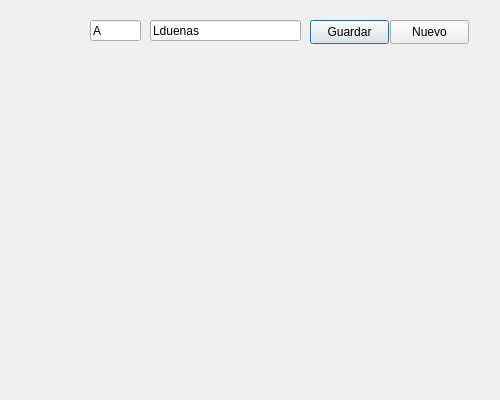
<?xml version="1.0" encoding="UTF-8"?>
<ui version="4.0">
 <class>dlgDemo18</class>
 <widget class="QDialog" name="dlgDemo18">
  <property name="geometry">
   <rect>
    <x>0</x>
    <y>0</y>
    <width>500</width>
    <height>400</height>
   </rect>
  </property>
  <property name="windowTitle">
   <string>Dibujar y Crear Archivos con Caracteres</string>
  </property>
  <widget class="QPushButton" name="btnGuardar">
   <property name="geometry">
    <rect>
     <x>310</x>
     <y>20</y>
     <width>79</width>
     <height>24</height>
    </rect>
   </property>
   <property name="text">
    <string>Guardar</string>
   </property>
  </widget>
  <widget class="QPushButton" name="btnNuevo">
   <property name="geometry">
    <rect>
     <x>390</x>
     <y>20</y>
     <width>79</width>
     <height>24</height>
    </rect>
   </property>
   <property name="text">
    <string>Nuevo</string>
   </property>
  </widget>
  <widget class="QLabel" name="lblCaracter">
   <property name="geometry">
    <rect>
     <x>110</x>
     <y>70</y>
     <width>280</width>
     <height>280</height>
    </rect>
   </property>
   <property name="text">
    <string/>
   </property>
   <property name="scaledContents">
    <bool>true</bool>
   </property>
  </widget>
  <widget class="QLineEdit" name="txtUsuario">
   <property name="geometry">
    <rect>
     <x>150</x>
     <y>20</y>
     <width>151</width>
     <height>21</height>
    </rect>
   </property>
   <property name="text">
    <string>Lduenas</string>
   </property>
  </widget>
  <widget class="QLineEdit" name="txtCaracter">
   <property name="geometry">
    <rect>
     <x>90</x>
     <y>20</y>
     <width>51</width>
     <height>21</height>
    </rect>
   </property>
   <property name="text">
    <string>A</string>
   </property>
  </widget>
 </widget>
 <resources/>
 <connections/>
</ui>
